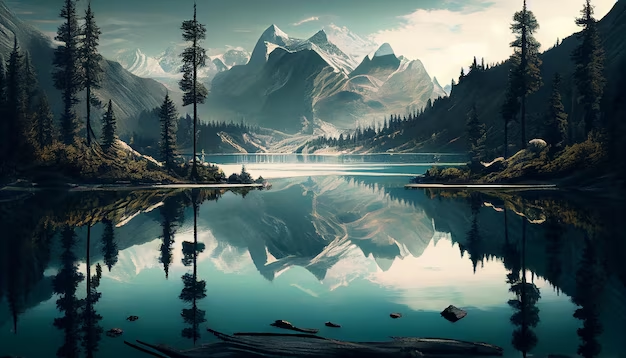
#> input picture images/img.png, 626 x 358 px
$ jupyter execute --allow-errors opencv.ipynb   (shell and % lines are left out)
#> lines starting #> are read from the running program, lines starting #| are printed output that depends on the picture; after the words box and inside, x2 and y2 are one past the last pixel; in counts of white or black regions, pixels touching at a corner belong together
# Tim hiểu open cv

## Chung
OpenCv là thư viện mã nguồn mở cho thị giác máy tính, học máy và xử lí ảnh
Một số tính năng của OpenCV :
* Đầu vào/đầu ra ảnh/video, xử lý, hiển thị (core, imgproc, highgui):

>core: Cung cấp các hàm cơ bản cho xử lý ma trận, các phép toán số học và các chức năng hỗ trợ cơ bản.
>imgproc: Bao gồm các hàm xử lý hình ảnh như làm mờ, lọc, biến đổi màu sắc và phép biến đổi hình học.
>highgui: Cung cấp các công cụ để nhập và xuất hình ảnh và video, cũng như hiển thị các cửa sổ đồ họa.
* Nhận diện đối tượng/đặc trưng (objdetect, features2d, nonfree):

> objdetect: Bao gồm các thuật toán nhận diện đối tượng, như Cascade Classifier.
>features2d: Cung cấp các thuật toán trích xuất và so khớp đặc trưng (keypoints) trên hình ảnh.
>nonfree: Chưa các thuật toán không thuộc miễn phí màu trắng (non-free), ví dụ như SIFT và SURF.

* Thị giác máy tính dựa trên hình học một mắt hoặc stereo (calib3d, stitching, videostab):

> calib3d: Cung cấp các công cụ cho việc hiệu chỉnh camera, tính toán ma trận chiếu và so khớp hình ảnh stereo.
>stitching: Cho phép ghép nối nhiều ảnh thành ảnh panorama hoặc ảnh panorama 360 độ.
>videostab: Dành cho ổn định hình ảnh trong video để giảm rung và dao động.

* Tính toán trên ảnh (photo, video, superres):

> photo: Cung cấp các công cụ xử lý ảnh như làm mờ, làm nổi bật, cân bằng màu sắc và các hiệu ứng hình ảnh khác.
>video: Bao gồm các công cụ cho xử lý video như theo dõi đối tượng, phân loại và định dạng hình ảnh chuyển động.
>superres: Dùng để tăng cường độ phân giải của hình ảnh hoặc video.

* Học máy & phân nhóm (ml, flann):

> ml: Bao gồm các công cụ học máy để huấn luyện và dự đoán dữ liệu.
>flann: Cung cấp một thư viện hiệu quả cho việc tìm kiếm và so khớp nhanh chóng trong không gian vector.

* Tăng tốc CUDA (gpu):

> gpu: Cho phép sử dụng tính toán song song trên GPU để tăng tốc độ xử lý đặc biệt là trong lĩnh vực thị giác máy tính.

## Basic operation on image

[cell 1]
import cv2
from matplotlib import pyplot
import numpy

[cell 2]
#reading image

image = cv2.imread("images/img.png")
#> image is the input picture: shape (358, 626, 3); mean B, G, R 92.7, 92.7, 72.4

[cell 3]
#show image
pyplot.imshow(cv2.cvtColor(image, cv2.COLOR_BGR2RGB))
pyplot.show()

[cell 4]
#functiono to show image
def show_image(current_image):
    pyplot.imshow(cv2.cvtColor(current_image, cv2.COLOR_BGR2RGB))
    pyplot.show()

[cell 5]
# extract size of image
print(image.shape)
#| (358, 626, 3)
print(image.shape[:2]) # height, width
#| (358, 626)

[cell 6]
#get RGB value of pixel
[B,G,R] = image[0,0]
#> B = 83; G = 81; R = 57
print(f"R: {R}, G: {G}, B: {B}")
#| R: 57, G: 81, B: 83

[cell 7]
# change pixel value
image2 = image.copy()
for i in range(100):
    for j in range(100):
        image2[i,j] = [0,0,0]
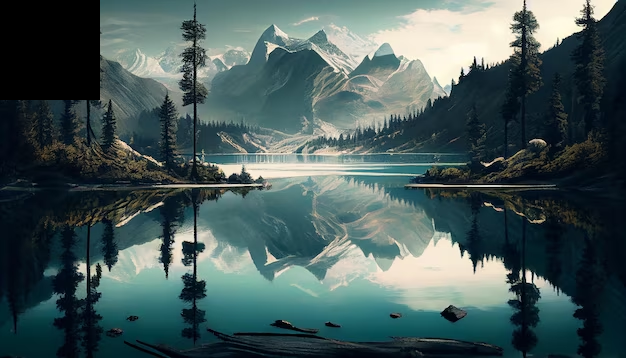
#> image2: shape (358, 626, 3); 4.46% of pixels changed, all inside (x1, y1, x2, y2) = (0, 0, 100, 100)

pyplot.imshow(cv2.cvtColor(image2, cv2.COLOR_BGR2RGB))
pyplot.show()

[cell 8]
# crop image
crop_image = image[0:100,0:100]
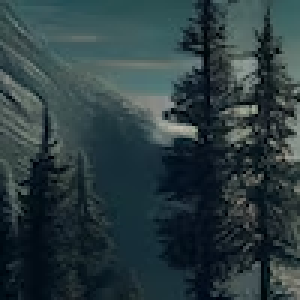
#> crop_image: shape (100, 100, 3) (shown 3 times larger); mean B, G, R 64.1, 61, 44.3
pyplot.imshow(cv2.cvtColor(crop_image, cv2.COLOR_BGR2RGB))
pyplot.show()

[cell 9]
# resize image
# resized_image =cv2.resize(image, (200,200))
resized_image = cv2.resize(image, (0,0), fx=0.5, fy=0.5)
pyplot.imshow(cv2.cvtColor(resized_image, cv2.COLOR_BGR2RGB))
pyplot.show()

[cell 10]
# rotate image
center_point  =tuple(i/2 for i in image.shape[:2])
#> center_point = (179, 313)
print(center_point)
#| (179.0, 313.0)
print(image.shape[:2])
#| (358, 626)

rotated_image = cv2.warpAffine(image, cv2.getRotationMatrix2D(center_point, -45, 1),(image.shape[1], image.shape[0]))
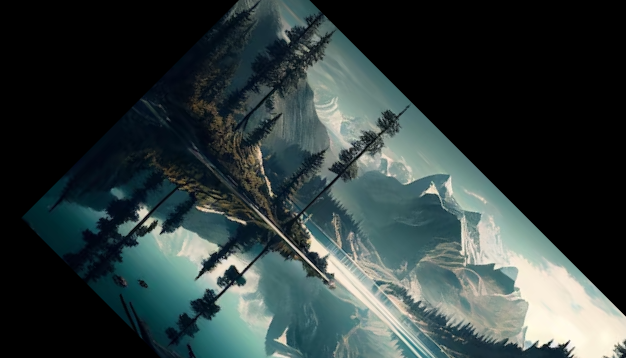
#> rotated_image: shape (358, 626, 3); mean B, G, R 60.5, 61.2, 49.3

pyplot.imshow(cv2.cvtColor(rotated_image, cv2.COLOR_BGR2RGB))

[cell 11]
#draw rectangle
image = cv2.imread("images/img.png")
rec = cv2.rectangle(image, (50,50),(100,100),(0,0,255),2)
show_image(rec)

[cell 12]
#display text
image = cv2.imread("images/img.png")
text = cv2.putText(image , "hello world", (50,50), cv2.FONT_HERSHEY_SIMPLEX, 1, (0,0,255), 2)
show_image(text)

[cell 13]
# gray image
image = cv2.imread("images/img.png")
gray_image = cv2.cvtColor(image, cv2.COLOR_BGR2GRAY)
show_image(gray_image)

[cell 14]
# blur image
image = cv2.imread("images/img.png")
blurred_image = cv2.GaussianBlur(image, (5,5), 0)
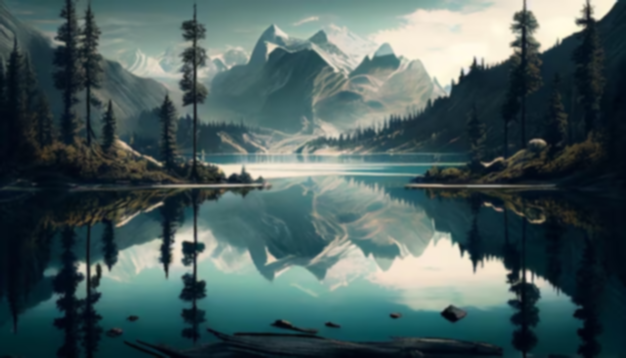
#> blurred_image: shape (358, 626, 3); mean B, G, R 92.7, 92.7, 72.4
show_image(blurred_image)

[cell 15]
# blur part of image
image = cv2.imread("images/img.png")
image[50:100,50:100] = cv2.GaussianBlur(image[50:100,50:100], (5,5), 1000)
#> image: shape (358, 626, 3); 1.09% of pixels changed, all inside (x1, y1, x2, y2) = (50, 50, 100, 100)
show_image(image)

[cell 16]
#save image
show_image(gray_image)
cv2.imwrite("images/gray_image.png", gray_image)
#> Out = True

[cell 17]
#flip image
image = cv2.imread("images/img.png")
flipped_image = cv2.flip(image, 0)
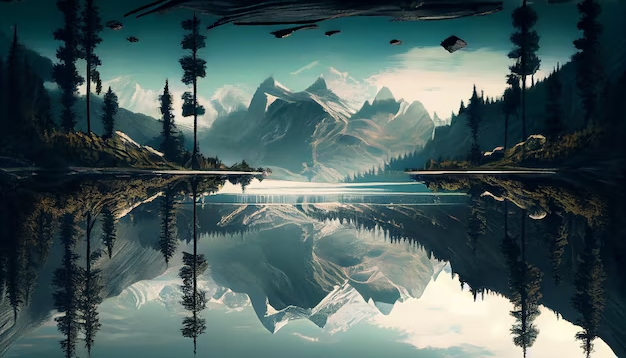
#> flipped_image: shape (358, 626, 3); mean B, G, R 92.7, 92.7, 72.4
show_image(flipped_image)

[cell 18]
#hsv color
image = cv2.imread("images/img.png")
hsv_image  = cv2.cvtColor(image, cv2.COLOR_BGR2HSV)
#> hsv_image: shape (358, 626, 3); mean H, S, V 82.2, 116.5, 97.8

## Arithmetic Operations on Images

[cell 19]
#add two images, same size
img1 = cv2.imread("images/img.png")[0:100,0:100]
img2 = cv2.imread("images/img_1.png")[0:100,0:100]
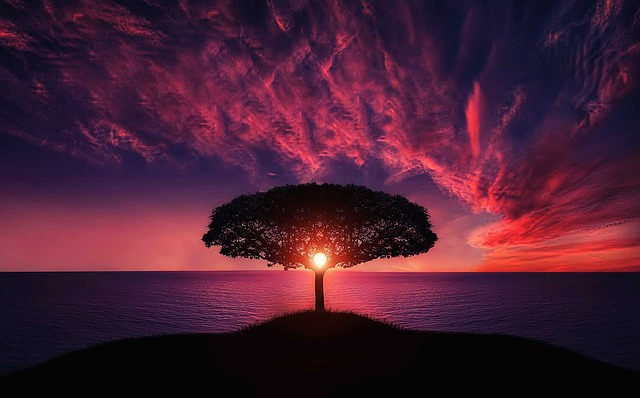
#> input picture images/img_1.png, 640 x 398 px
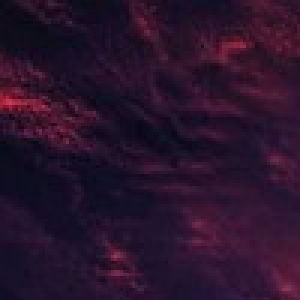
#> img2: shape (100, 100, 3) (shown 3 times larger); mean B, G, R 43.1, 19.1, 41.1
img3 = cv2.addWeighted(img1,0.7,img2,0.3,0)
show_image(img3)

[cell 20]
# bitwise operation
img1 = cv2.imread("images/img.png")[0:100,0:100]
img2 = cv2.imread("images/img_1.png")[0:100,0:100]
img3 = cv2.bitwise_not(img1)
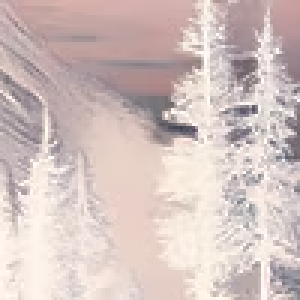
#> img3: shape (100, 100, 3) (shown 3 times larger); mean B, G, R 190.9, 194, 210.7
show_image(img3)

[cell 21]
#image erosion & dilation
img = cv2.imread("images/img.png")
kernel = numpy.ones((5,5), numpy.uint8)
erosion = cv2.erode(img, kernel, iterations = 1)
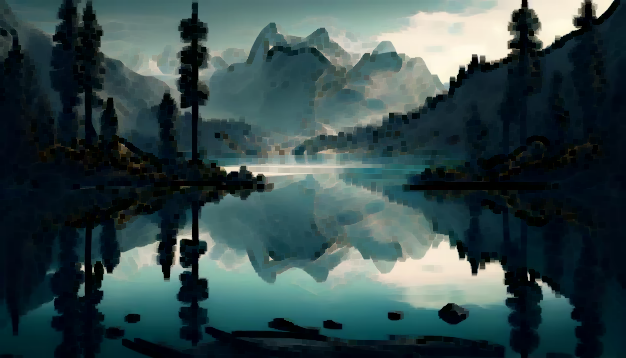
#> erosion: shape (358, 626, 3); mean B, G, R 74.2, 73.2, 52.7
dilation = cv2.dilate(img, kernel, iterations = 1)
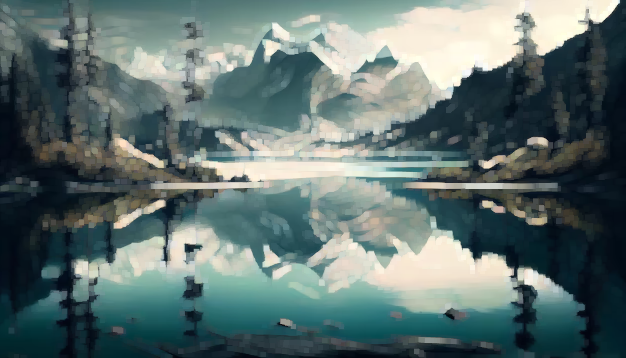
#> dilation: shape (358, 626, 3); mean B, G, R 111.9, 113.6, 95.4

show_image(dilation)

[cell 22]
#blur
img = cv2.imread("images/img.png")
# blur = cv2.blur(img, (5,5))
# blur = cv2.GaussianBlur(img, (5,5), 0)
blur = cv2.medianBlur(img, 5)
blur = cv2.bilateralFilter(img, 9, 75, 75)
show_image(blur)
